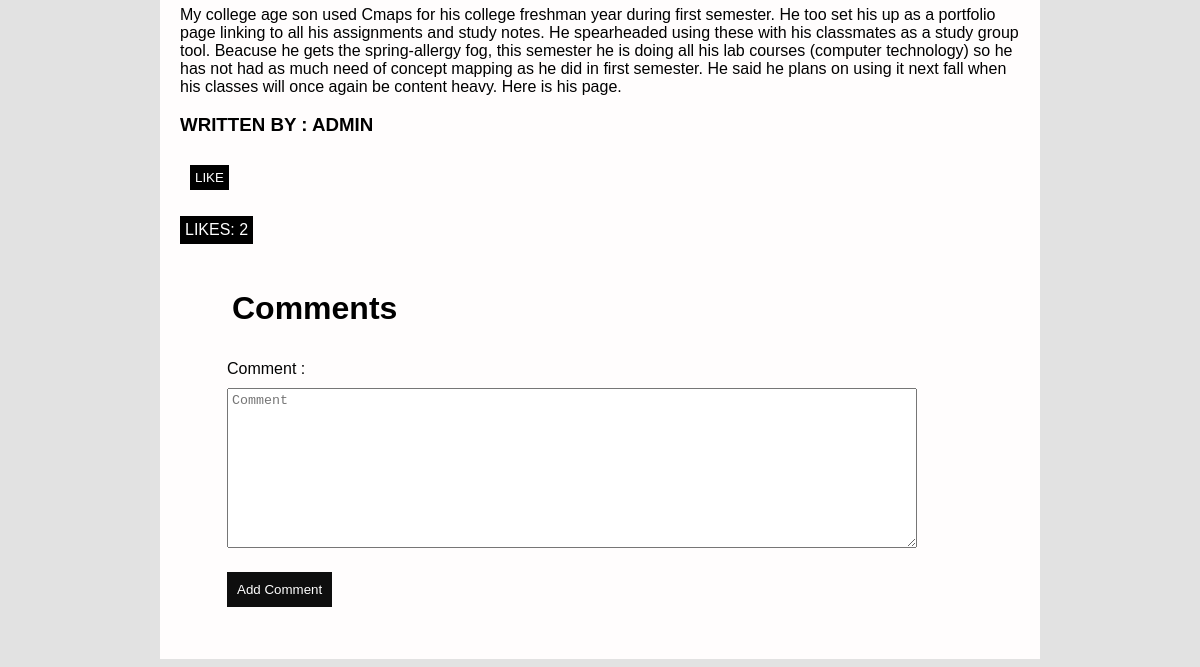
Page /posts/15 (lower part) on the earlier database version.
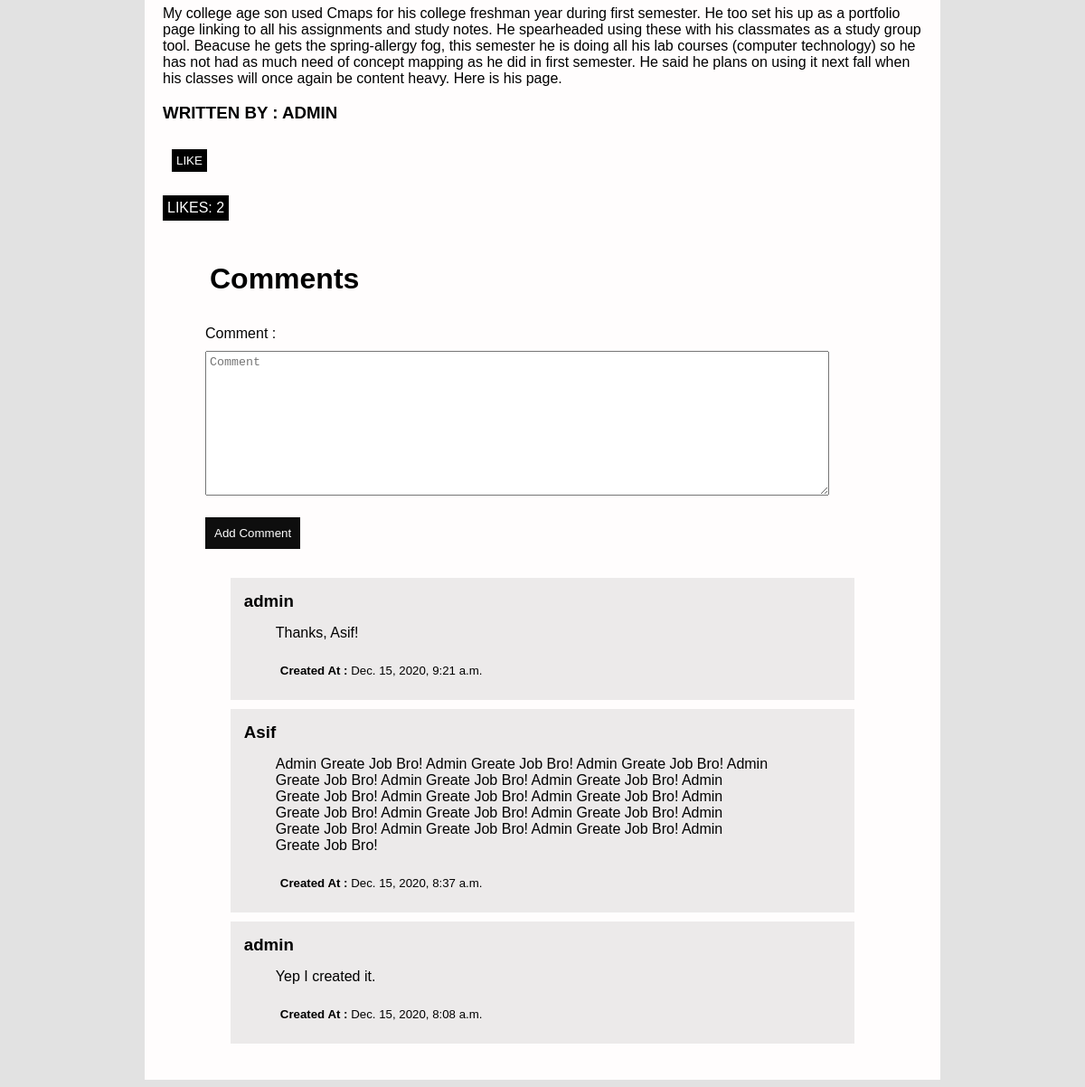
Same page on the later database version.
### blog/models.py (models this page shows)
class Comment(models.Model):
       owner = models.ForeignKey(User, on_delete=models.CASCADE, related_name='comment')
       blog = models.ForeignKey(
              Blog,
              on_delete=models.CASCADE,
              related_name="comnents"
       )
       body = models.TextField()
       like = models.ManyToManyField(User, related_name="blog_comments", blank=True)
       created_time = models.DateTimeField(auto_now_add=True)
       class Meta:
              ordering = ['-id']

### blog/views.py (the view, shortened to what this page needs)
# urls.py: path("posts/<int:pk>", views.PostDetailView.as_view(), name="post_detail")
class PostDetailView(generic.View):
       def get(self, request, pk):
              post = get_object_or_404(Blog, pk=pk)
              comments = post.comnents.all()
              comment_form = CreateCommentForm()
              data = {
                     "post":post,
                     "user":request.user,
                     'comments':comments,
                     'comment_form':comment_form,
                     'like':post.like.filter(id=request.user.id).exists()
              }
              return render(request, 'post_detail.html', context=data)

### blog/forms.py
class CreateCommentForm(forms.Form):
       body = forms.CharField(widget=forms.Textarea(attrs={"placeholder":"Comment"}), label='Comment ')

### blog/models.py (called while the page is built)
       def get_likes(self):
              return "\n".join([str(p) for p in self.like.all()])

### templates/post_detail.html (shortened to what this page needs)
<!DOCTYPE html>
<html lang="en">
<head>
       {% load static %}
       <link rel="stylesheet" href="{% static '/styles/detail.css' %}">
</head>
<body>
       <div class="post">
              <p class="post_body">{{ post.body | linebreaks }}</p>
              <h3 style="text-transform: uppercase;">Written by : {{ post.owner }}</h3>
              <form action="/posts/{{ post.id }}" method="post">
                     {% if like %}
                            <input class="dislike-btn" type="submit" id="" value="dislike">
                     {% else %}
                            <input class="like-btn" type="submit" id="" value="like">
                     {% endif %}
              </form>
              <p class="likes-count">Likes: {{ post.get_likes | wordcount}}</p>
              <br>
              <div class="comments">
                     <h1 class="comment-head">Comments</h1>
                     <form class="comment_form" method="POST" action="/createcomment/{{ post.id }}" >
                            {{ comment_form }}
                            <button type="submit">Add Comment</button>
                     </form>
                     {% for comment in comments %}
                            <div class="comment">
                                   <h3 class="from_comment">{{ comment.owner }}</h3>
                                   <p class="comment_body">{{ comment.body }}</p>
                                   <h5>Created At : <span class="created_time">{{ comment.created_time }}</span></h5>
                            </div>
                     {% endfor %}
              </div>
       </div>
</body>
</html>

Differences in the rows shown:
added Comment: owner "admin", body "Thanks, Asif!", created_time "Dec. 15, 2020, 9:21 a.m."
added Comment: owner "Asif", body "Admin Greate Job Bro! Admin Greate Job Bro! Admin Greate Job Bro! Admin Greate Job Bro! Admin Greate Job Bro! Admin Greate Job Bro! Admin Greate Job Bro! Admin Greate Job Bro! Admin Greate Job Bro! Admin Greate Job Bro! Admin Greate Job Bro! Admin Greate Job Bro! Admin Greate Job Bro! Admin Greate Job Bro! Admin Greate Job Bro! Admin Greate Job Bro!", created_time "Dec. 15, 2020, 8:37 a.m."
added Comment: owner "admin", body "Yep I created it.", created_time "Dec. 15, 2020, 8:08 a.m."
